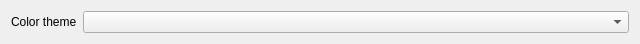
<?xml version="1.0" encoding="UTF-8"?>
<ui version="4.0">
    <class>ThemeSettings</class>
    <widget class="QWidget" name="ThemeSettings">
        <property name="geometry">
            <rect>
                <x>0</x>
                <y>0</y>
                <width>640</width>
                <height>40</height>
            </rect>
        </property>
        <property name="windowTitle">
            <string>Form</string>
        </property>
        <layout class="QFormLayout" name="formLayout">
            <item row="0" column="0">
                <widget class="QLabel" name="label">
                    <property name="text">
                        <string>Color theme</string>
                    </property>
                </widget>
            </item>
            <item row="0" column="1">
                <widget class="QComboBox" name="comboBox"/>
            </item>
        </layout>
    </widget>
    <resources/>
    <connections/>
</ui>
